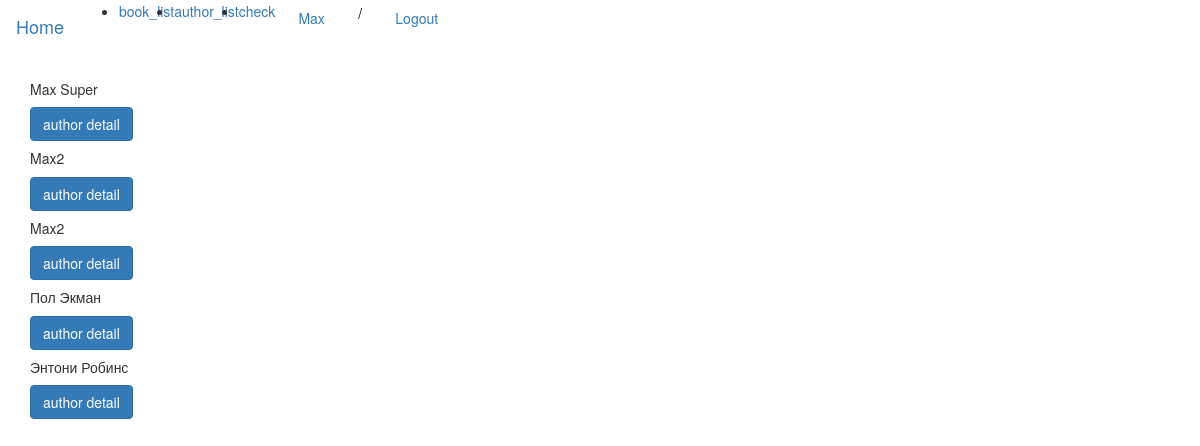
The page /author (signed in) on the database its author committed.
### app/models.py (models this page shows, shortened)
class User(UserMixin, db.Model):
    user_id = db.Column(db.Integer, primary_key=True)
    username = db.Column(db.String(64), index=True, unique=True)
    first_name = db.Column(db.String(128), index=True)
    last_name = db.Column(db.String(128), index=True)
    password_hash = db.Column(db.String(128))
    def __repr__(self):
        return '<User:{}>'.format(self.username)

class Author(db.Model):
    __tablename__ = 'author'
    author_id = db.Column(db.Integer, primary_key=True)
    author_fistName = db.Column(db.String(64))

### app/routes.py (the view)
@app.route('/author')
@login_required
def author_list():
    author = Author.query.all()
    return render_template('author_list.html', title='Author list page', author_list=author)

### app/models.py (called while the page is built)
@login.user_loader
def load_user(user_id):
    return User.query.get(int(user_id))

### app/templates/author_list.html
{% extends "base.html" %}
{% block content %}
{% include 'includes/_author_list.html' %}
{% endblock %}

### app/templates/base.html (shortened to what this page needs)
{% extends 'bootstrap/base.html' %}
{% block navbar %}
<nav class="navbar navbar-expand-lg navbar-light bg-light">
  <a class="navbar-brand" href="{{ url_for('index') }}">Home</a>
  <div class="collapse navbar-collapse" id="navbarSupportedContent">
    <ul class="navbar-nav mr-auto">
        <li class="nav-item active">
        <a class="nav-link" href="{{ url_for('book_list') }}">book_list</a>
      </li>
        <li class="nav-item active">
        <a class="nav-link" href="{{ url_for('author_list') }}">author_list</a>
      </li>
        <li class="nav-item active">
        <a class="nav-link" href="{{ url_for('check') }}">check</a>
      </li>
    </ul>
      <div style=" display: flex; justify-content: space-around; align-items: center; width: 186px; ">
            {% if current_user.is_anonymous %}
            <a class="btn btn-dark"  href="{{ url_for('signup_user') }}">signup </a>
             <p style="color: #000;" >/</p>
            <a class="btn btn-dark"  href="{{ url_for('login') }}">Login</a>
            {% else %}
            <a  class="btn btn-dark" href="{{ url_for('user_detail', user=current_user) }}">{{ current_user.username }}</a>
            <p style="color: #000;" >/</p>
            <a class="btn btn-dark"  href="{{ url_for('logout') }}">Logout</a>
            {% endif %}
          </div>
  </div>
</nav>
{% endblock %}
{% block styles %}
{{super()}}
{% endblock %}

### app/templates/includes/_author_list.html
<div class="container">
    <div class="card-group">
        {% for authors in author_list %}
        <div class="col-4">
<div class="hover card mb-2 mt-2 border-dark" style="width: 18rem;">
  <div class="card-body">
    <h5 class="card-title">{{ authors.author_fistName }}</h5>
    <a href="{{ url_for('author_detail', authorid=authors.author_id) }}" class="btn btn-primary">author detail</a>
  </div>
</div>
    </div>
{% endfor %}
</div>
</div>

### rows shown on the page
User: username "Max"
Author: author_fistName "Max Super"
Author: author_fistName "Max2"
Author: author_fistName "Max2"
Author: author_fistName "Пол Экман"
Author: author_fistName "Энтони Робинс"
